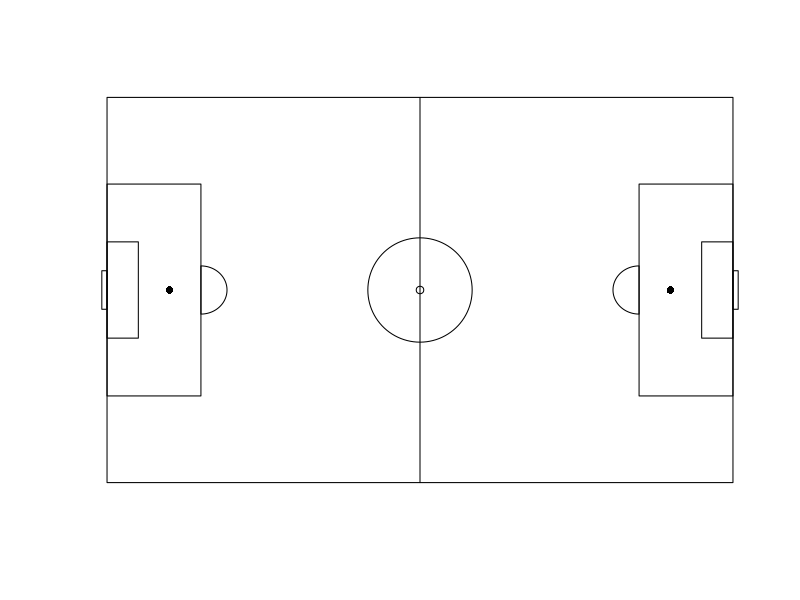

Write the R code that produced this figure.
# draw football pitch with default r graph

require("plotrix")

draw_pitch <- function(xmax, ymax) {
  
sideline <- c(0,xmax)
goalline <- c(0,ymax)
  
#create empty plot
plot (goalline~ sideline, xaxt="n", yaxt = "n", xlab = "", ylab = "", type="n", bty = "n", asp = 0)

rect(0, 0, 120, 80) #pitch

rect(0, 18, 18, 62) #box left
rect(0, 50, 6, 30) #six yard box left
rect(-1, 44, 0, 36) #goal left

rect(102, 18, 120, 62) #box left
rect(114, 50, 120, 30) #six yard box left
rect(120, 44, 121, 36) #goal left

segments(x0 = 60, y0 = 0, x1 = 60, y1 = 80) #middle line
draw.circle(60,40,10,border="black") #middle circle

#half circles left and right
left.half.circle <- function(x,y,r,nsteps=1000,...){
  rs <- seq(0,pi,len=nsteps) 
  xc <- x+r*sin(rs) 
  yc <- y+r*cos(rs) 
  polygon(xc,yc,...)  
  } 
left.half.circle (18,40,5)

right.half.circle <- function(x,y,r,nsteps=1000,...){
  rs <- seq(0,pi,len=nsteps) 
  xc <- x-r*sin(rs) 
  yc <- y-r*cos(rs) 
  polygon(xc,yc,...)  
} 
right.half.circle (102,40,5)

points(12,40,col="black", pch = 16)
points(108,40,col="black", pch = 16)
points(60,40,col="black", pch = 1)
}

draw_pitch(120,80)